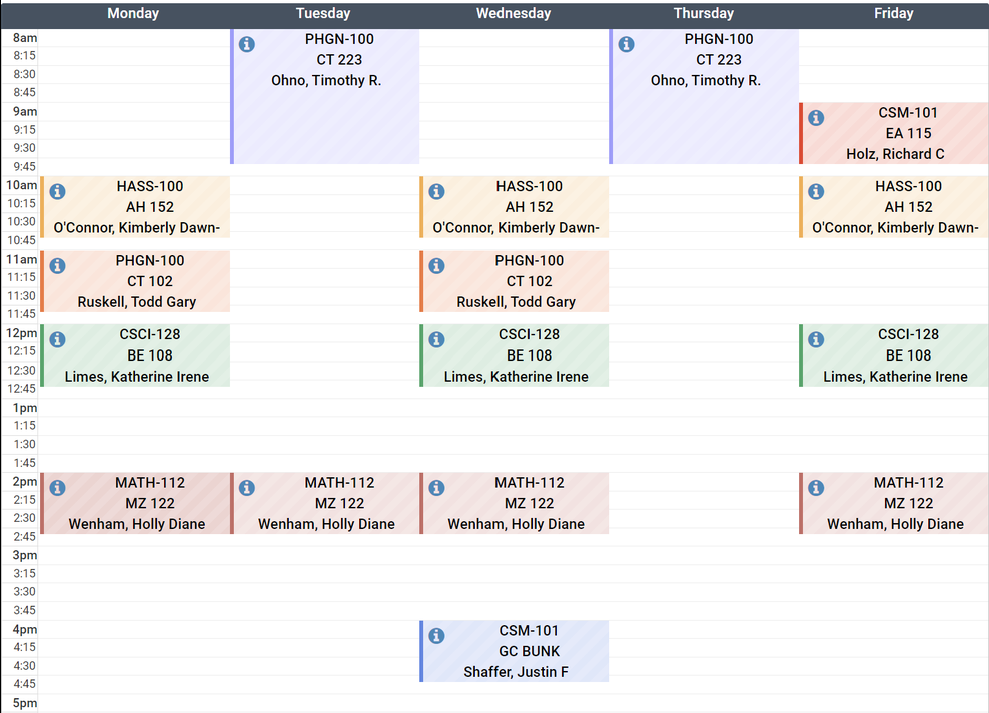
#> input picture TestImage.png, 989 x 713 px, shrunk from 1531 x 1104 before the run
$ python transformations.py
#> lines starting #> are read from the running program, lines starting #| are printed output that depends on the picture
import cv2 as cv
import numpy as np

# .shape[#] = [height, width, number of channels]

img = cv.imread('TestImage.png')
#> img is the input picture: shape (713, 989, 3); mean B, G, R 236, 235.6, 236.9

cv.imshow('Image',img)

# Translation
# Function to translate images
def translate(img, x, y):
    # +x = right    -x = left
    # +y = down     -y = up
#> called with x = 100, y = 100
    transMat = np.float32([[1,0,x],[0,1,y]]) # Create translation matrix
    dimensions = (img.shape[1], img.shape[0])
#> dimensions = (989, 713)
    return cv.warpAffine(img, transMat, dimensions)
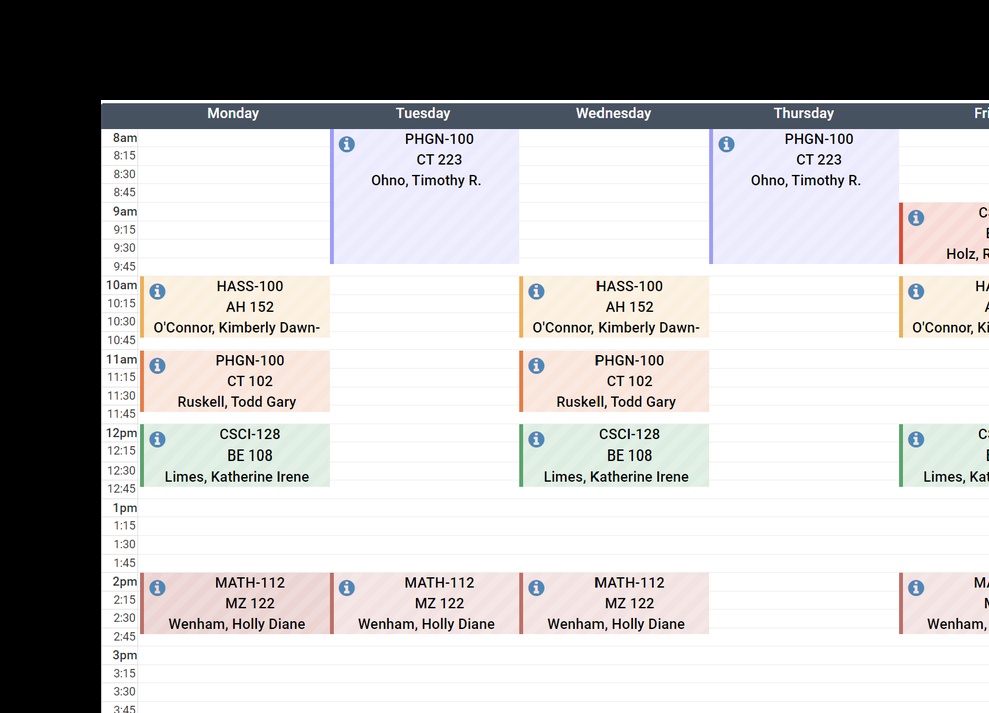
#> returned value: shape (713, 989, 3); mean of channels 0, 1, 2 181.1, 180.8, 181.9; drawn as B, G, R

translated = translate(img, 100, 100)
cv.imshow('Translated', translated)

# Roatation
# Can rotate around any point
# Can rotate a roated image
# Black space will be included in the rotation
def rotate(img, angle, rotPoint=None):
    # +angle = counter-clockwise    -angle = clockwise
#> called with angle = 45
    (height, width) = img.shape[:2]
#> height = 713; width = 989

    if rotPoint is None:
        rotPoint = (width//2, height//2)
#> rotPoint = (494, 356)

    rotMat = cv.getRotationMatrix2D(rotPoint, angle, 1.0)
    dimensions = (width, height)
#> dimensions = (989, 713)
    return cv.warpAffine(img, rotMat, dimensions)
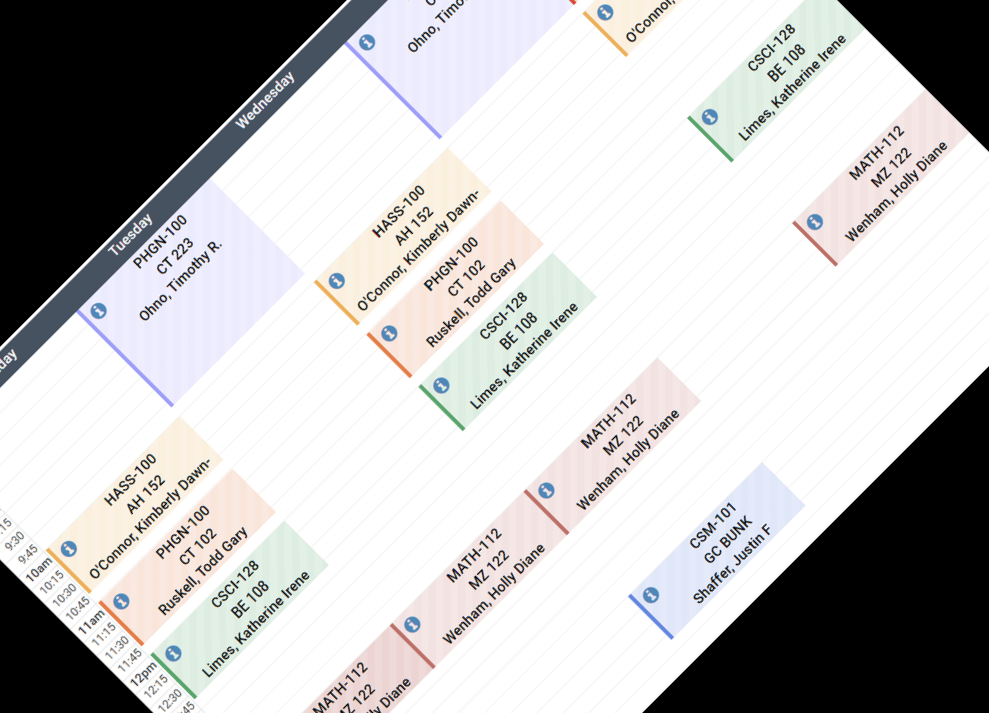
#> returned value: shape (713, 989, 3); mean of channels 0, 1, 2 189.7, 189.5, 190.2; drawn as B, G, R

rotated = rotate(img, 45)
cv.imshow('Rotated', rotated)

# Flipping
flip = cv.flip(img, 0)
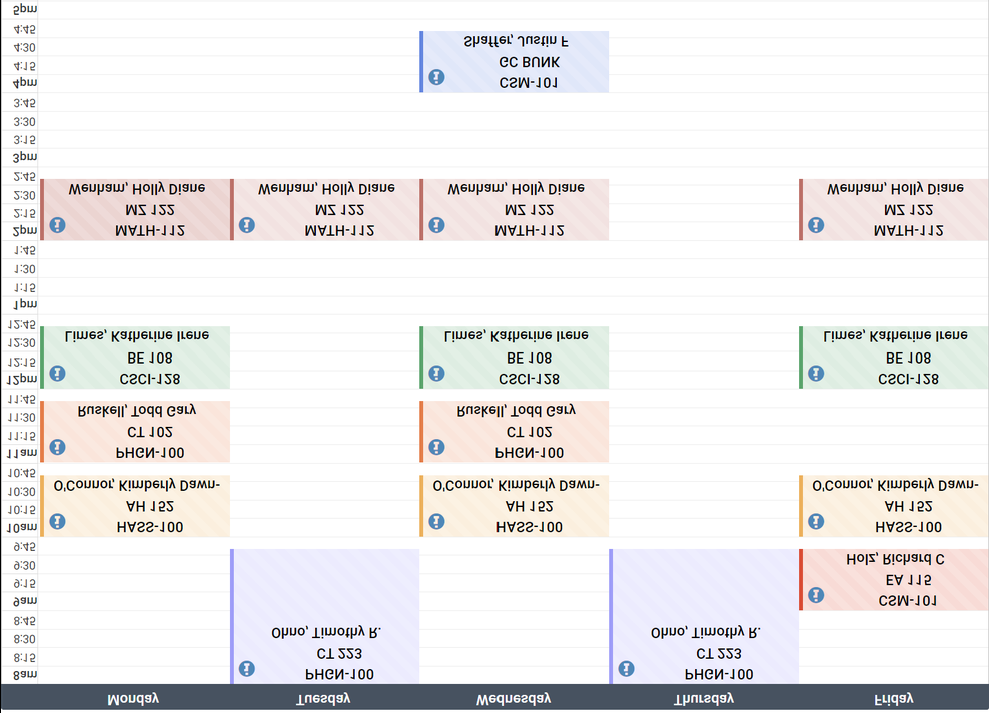
#> flip: shape (713, 989, 3); mean B, G, R 236, 235.6, 236.9
# flipCode = 0: flip on x-axis/vertically
# flipCode = 1: flip on y-axis/horizontally
# flipCode = -1: flip on both axes
cv.imshow('Flip', flip)

# Resize found in basic.py
# Cropping found in basic.py

cv.waitKey(0)
